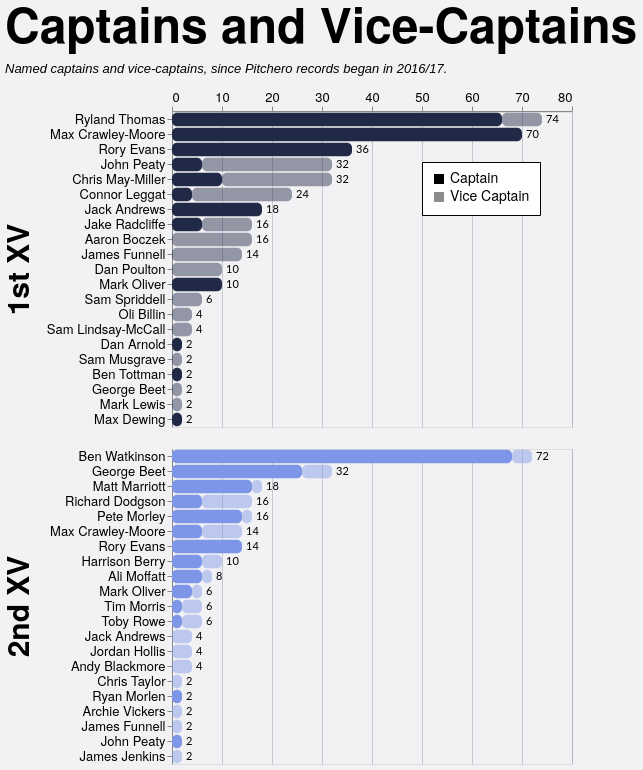

Write the Vega-Lite specification saved for this chart.
### Vega-Lite specification from a JSON file in a GitHub repository (floating-point values rounded to 4 significant figures; data arrays with more than 128 entries replaced by an {"elided": "..."} marker saying what was removed)
{"config": {"axis": {"labelFont": "PT Sans Narrow, Helvetica Neue, Helvetica, Arial, sans-serif", "titleFont": "PT Sans Narrow, Helvetica Neue, Helvetica, Arial, sans-serif", "labelFontSize": 13, "titleFontSize": 24, "gridColor": "#202947", "gridOpacity": 0.2}, "text": {"font": "Lato, sans-serif"}, "bar": {"cornerRadiusEnd": 5}, "header": {"labelFont": "PT Sans Narrow, Helvetica Neue, Helvetica, Arial, sans-serif", "titleFont": "PT Sans Narrow, Helvetica Neue, Helvetica, Arial, sans-serif", "labelFontSize": 24, "titleFontSize": 28, "labelFontWeight": "bold", "orient": "left"}, "legend": {"labelFont": "PT Sans Narrow, Helvetica Neue, Helvetica, Arial, sans-serif", "titleFont": "PT Sans Narrow, Helvetica Neue, Helvetica, Arial, sans-serif", "labelFontSize": 14, "titleFontSize": 16, "titlePadding": 5, "fillColor": "white", "strokeColor": "black", "padding": 10, "titleFontWeight": "lighter", "titleFontStyle": "italic", "titleColor": "gray", "offset": 10}, "title": {"font": "PT Sans Narrow, Helvetica Neue, Helvetica, Arial, sans-serif", "fontSize": 48, "fontWeight": "bold", "anchor": "start", "align": "center", "titlePadding": 20, "subtitlePadding": 10, "subtitleFontSize": 13, "subtitleColor": "", "subtitleFontStyle": "italic", "offset": 15, "color": "black"}, "axisX": {"labelAngle": 0}, "facet": {"title": null, "header": null, "align": {"row": "each", "column": "each"}}, "resolve": {"scale": {"y": "independent", "facet": "independent"}}, "background": "#f2f1f4", "scale": {"offsetBandPaddingOuter": 0.2, "offsetBandPaddingInner": 0.1}}, "data": {"name": "data-de20a99313bd112df1f7ccaf52d878a6"}, "facet": {"row": {"field": "squad", "header": {"labelExpr": "datum.value + ' XV'", "labelFontSize": 30, "title": null}, "sort": ["1st", "2nd"], "title": null, "type": "nominal"}}, "spec": {"layer": [{"mark": {"type": "bar"}, "encoding": {"color": {"field": "squad", "legend": null, "scale": {"domain": ["1st", "2nd"], "range": ["#202946", "#7d96e8"]}, "sort": ["1st", "2nd"], "type": "nominal"}, "opacity": {"field": "role", "legend": {"legendX": 250, "legendY": 50, "orient": "none", "title": null}, "scale": {"domain": ["Captain", "Vice Captain"], "range": [1.0, 0.45]}, "sort": ["Captain", "Vice Captain"], "type": "nominal"}, "order": {"field": "stack_order", "sort": "ascending", "type": "quantitative"}, "tooltip": [{"field": "player", "title": "Player", "type": "nominal"}, {"field": "squad", "title": "Squad", "type": "nominal"}, {"field": "role", "title": "Role", "type": "nominal"}, {"field": "games_agg", "title": "Games", "type": "quantitative"}], "x": {"axis": {"orient": "top", "title": null}, "field": "x0", "type": "quantitative"}, "x2": {"field": "x2"}, "y": {"field": "player", "sort": {"field": "player_total", "order": "descending"}, "title": null, "type": "nominal"}}, "transform": [{"aggregate": [{"op": "sum", "field": "games", "as": "games_agg"}, {"op": "max", "field": "player_total", "as": "player_total"}], "groupby": ["player", "squad", "role", "stack_order"]}, {"window": [{"op": "sum", "field": "games_agg", "as": "x2"}], "frame": [null, 0], "groupby": ["player", "squad"], "sort": [{"field": "stack_order", "order": "ascending"}]}, {"calculate": "datum.x2 - datum.games_agg", "as": "x0"}]}, {"mark": {"type": "text", "align": "left", "baseline": "middle", "color": "black", "dx": 4, "fontSize": 11}, "encoding": {"text": {"field": "total_games", "format": ".0f", "type": "quantitative"}, "x": {"axis": {"orient": "top", "title": null}, "field": "total_games", "type": "quantitative"}, "y": {"field": "player", "sort": {"field": "player_total", "order": "descending"}, "title": null, "type": "nominal"}}, "transform": [{"aggregate": [{"op": "sum", "field": "games", "as": "total_games"}, {"op": "max", "field": "player_total", "as": "player_total"}], "groupby": ["player", "squad"]}]}], "height": {"step": 15}, "transform": [{"joinaggregate": [{"op": "sum", "field": "games", "as": "player_total"}], "groupby": ["player", "squad"]}], "width": 400}, "resolve": {"scale": {"y": "independent"}}, "title": {"text": "Captains and Vice-Captains", "subtitle": "Named captains and vice-captains, since Pitchero records began in 2016/17."}, "$schema": "https://vega.github.io/schema/vega-lite/v5.20.1.json", "datasets": {"data-de20a99313bd112df1f7ccaf52d878a6": {"elided": "197 records"}}}
